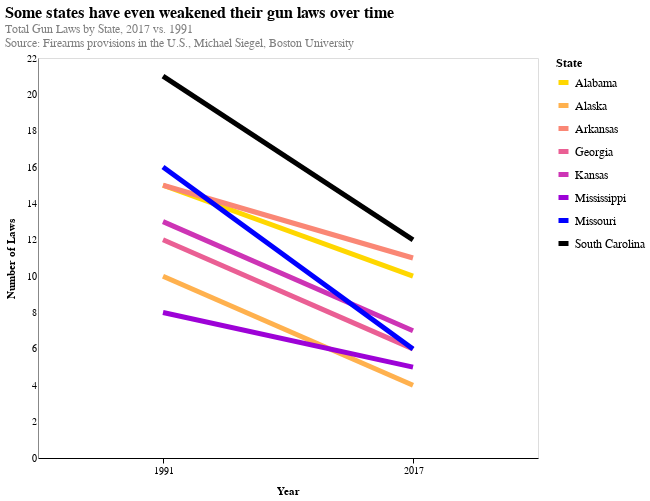

This figure's notebook cell:
### Markdown cell above
### Slope Plot: Decreasing Gun Laws
The plot below shows the states that have decreased the number of gun laws since 1991.  The states not included in this plot or the previous plot are ones where there were some decreases in the number of gun laws, but the decreases were not substantial. Eight states fall in that category. This plot is interesting because it shows that in an age of increasing mass shootings, while the expectation would be to increase gun laws, many states have chosen to decrease them.

### Code cell
#@title
#data munging
total_laws_year = total_laws_df[(total_laws_df['year'] == 2017) | (total_laws_df['year'] == 1991)]
total_laws_states = total_laws_year[total_laws_year['state'].isin(['Alabama', 'Arkansas','Alaska', 'Georgia', 'Kansas', 'Missouri', 'Mississippi', 'South Carolina'])]
#chart
source = total_laws_states
chart = alt.Chart(source).mark_line().encode(
    alt.X('year:O', title="Year"),
    alt.Y('lawtotal:Q', title = "Number of Laws"),
    alt.Color('state:N', title = "State"),
    ).properties(
    title={
      "text": ["Some states have even weakened their gun laws over time"],
      "subtitle": ["Total Gun Laws by State, 2017 vs. 1991", 
                   "Source: Firearms provisions in the U.S., Michael Siegel, Boston University"],
      "color": "black",
      "subtitleColor": "gray"
    }
)
chart

### Figure 1 — Vega-Lite specification as saved in the notebook (floating-point values rounded to 4 significant figures)
{"width": 500, "height": 400, "config": {"title": {"fontSize": 16, "font": "Helvetica", "anchor": "start", "fontColor": "#000000"}, "axisX": {"domain": true, "domainColor": "#000000", "domainWidth": 1, "grid": false, "labelFont": "Helvetica", "labelFontSize": 10, "labelAngle": 0, "tickColor": "#000000", "titleFont": "Helvetica", "titleFontSize": 11, "titlePadding": 10}, "axisY": {"domain": true, "grid": false, "gridColor": "#DEDDDD", "gridWidth": 1, "labelFont": "Helvetica", "labelFontSize": 10, "labelAngle": 0, "ticks": false, "titleFont": "Helvetica", "titleFontSize": 11, "titlePadding": 10}, "range": {"category": ["#ffd700", "#ffb14e", "#fa8775", "#ea5f94", "#cd34b5", "#9d02d7", "#0000ff", "#000000"], "heatmap": ["#ffd700", "#ffb14e", "#fa8775", "#ea5f94", "#cd34b5", "#9d02d7", "#0000ff"], "diverging": ["#ffd700", "#ffb14e", "#fa8775", "#ea5f94", "#cd34b5", "#9d02d7", "#0000ff"]}, "legend": {"labelFont": "Helvetica", "labelFontSize": 12, "titleFont": "Helvetica", "titleFontSize": 12}, "area": {"fill": "black"}, "line": {"color": "black", "stroke": "black", "strokeWidth": 5}, "point": {"filled": true, "color": "black"}, "text": {"font": "Helvetica", "color": "black", "fontSize": 11, "align": "right", "fontWeight": 400, "size": 11}, "bar": {"fill": "black", "stroke": false}}, "data": {"name": "data-2148d58101bca61bf05363101aad3e24"}, "mark": "line", "encoding": {"color": {"type": "nominal", "field": "state", "title": "State"}, "x": {"type": "ordinal", "field": "year", "title": "Year"}, "y": {"type": "quantitative", "field": "lawtotal", "title": "Number of Laws"}}, "title": {"text": ["Some states have even weakened their gun laws over time"], "subtitle": ["Total Gun Laws by State, 2017 vs. 1991", "Source: Firearms provisions in the U.S., Michael Siegel, Boston University"], "color": "black", "subtitleColor": "gray"}, "$schema": "https://vega.github.io/schema/vega-lite/v4.0.2.json", "datasets": {"data-2148d58101bca61bf05363101aad3e24": [{"year": 1991, "state": "Alabama", "lawtotal": 15}, {"year": 1991, "state": "Alaska", "lawtotal": 10}, {"year": 1991, "state": "Arkansas", "lawtotal": 15}, {"year": 1991, "state": "Georgia", "lawtotal": 12}, {"year": 1991, "state": "Kansas", "lawtotal": 13}, {"year": 1991, "state": "Mississippi", "lawtotal": 8}, {"year": 1991, "state": "Missouri", "lawtotal": 16}, {"year": 1991, "state": "South Carolina", "lawtotal": 21}, {"year": 2017, "state": "Alabama", "lawtotal": 10}, {"year": 2017, "state": "Alaska", "lawtotal": 4}, {"year": 2017, "state": "Arkansas", "lawtotal": 11}, {"year": 2017, "state": "Georgia", "lawtotal": 6}, {"year": 2017, "state": "Kansas", "lawtotal": 7}, {"year": 2017, "state": "Mississippi", "lawtotal": 5}, {"year": 2017, "state": "Missouri", "lawtotal": 6}, {"year": 2017, "state": "South Carolina", "lawtotal": 12}]}}
